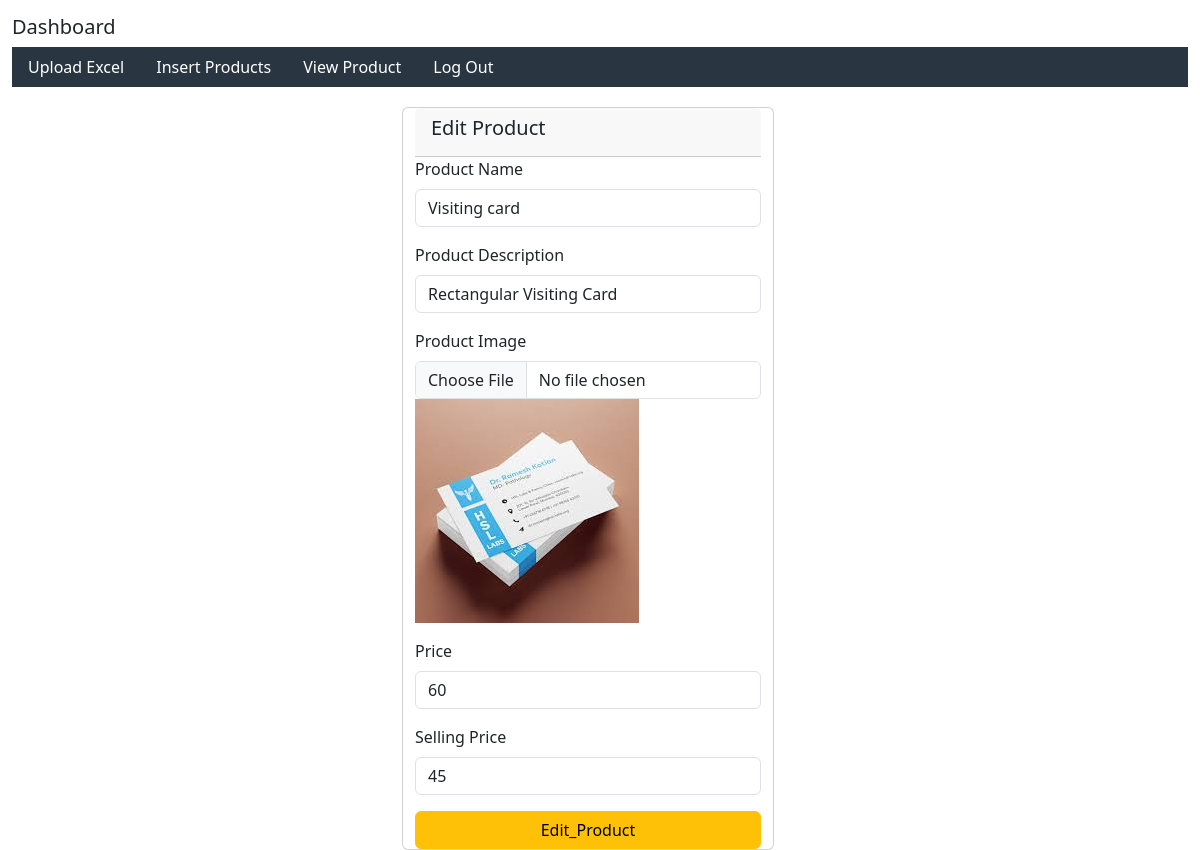
Page /admin/index.php?edit_product=2 on the committed database.
### tables this page shows
CREATE TABLE `products` (
  `product_id` int(255) NOT NULL,
  `product_name` varchar(255) NOT NULL,
  `description` varchar(255) NOT NULL,
  `product_keyword` varchar(255) NOT NULL,
  `category_id` int(11) NOT NULL,
  `brand_id` int(11) NOT NULL,
  `pimage1` varchar(255) NOT NULL,
  `pimage2` varchar(255) NOT NULL,
  `pimage3` varchar(255) NOT NULL,
  `price` int(255) NOT NULL,
  `selling_price` int(255) NOT NULL,
  `date` timestamp NOT NULL DEFAULT current_timestamp() ON UPDATE current_timestamp(),
  `status` int(255) NOT NULL
);

### admin/editproducts.php (the view, shortened to what this page needs)
<?php
   if (isset($_GET['edit_product'])) {
     $edit_id= $_GET['edit_product'];
     $get_product_details = "select * from products where product_id= $edit_id" ;
     $result_select1 = mysqli_query($con,$get_product_details);
     $row1 = mysqli_fetch_assoc( $result_select1);
     $product_name= $row1['product_name'];
     $description = $row1['description'];
     $product_image = $row1['pimage1'];
     $price = $row1['price'];
     $selling_price = $row1['selling_price'];
   }
?>
<div class="row">
<form action="" method="post" enctype="multipart/form-data">
       <div class="row" style="margin-top:20px;">
       <div class="col-md-4">  </div>
            <div class="col-md-4 card">
			 <div class="card-header"><h1 style="font-size:20px;">Edit Product</h1></div>
            <div class="form-outline mb-3">
            <label for="user_name" class="form-label">Product Name</label>
            <input type="text" class="form-control" name="product_name" id="product_name" value="<?php echo $product_name?>"
             placeholder="User name" autocomplete="off" required="required">
        </div>
        <div class="form-outline mb-3">
            <label for="user_name" class="form-label">Product Description</label>
            <input type="text" class="form-control" name="description" id="description" value="<?php echo $description?>"
             placeholder="User name" autocomplete="off" required="required">
        </div>
        <div class="form-outline mb-3">
        <label for="formFile" class="form-label">Product Image</label>
        <input type="file" class="form-control" name="product_image" id="product_image"
             >
             <img src='./product_images/<?php echo  $product_image?>' alt='' class='userimage'>
        </div>
        <div class="form-outline mb-3">
            <label for="Address" class="form-label">Price</label>
            <input type="text" class="form-control" name="price" id="price"  value="<?php echo $price?>"
             placeholder="Enter Address" autocomplete="off" required="required">
        </div>
        <div class="form-outline mb-3">
            <label for="Email" class="form-label">Selling Price</label>
            <input type="text" class="form-control" name="selling_price" id="selling_price"  value="<?php echo $selling_price?>"
             placeholder="User Email" autocomplete="off" required="required">
        </div>
        <input type="submit" class="btn btn-warning" name="Edit_Product" value="Edit_Product"  style="float: right;">
        </div>
        <div class="col-md-4">  </div>
        </div>
    </form>
</div>

### admin/index.php (style rules this page uses)
h1 { font-size: 15px; }

### rows in the picture
products: product_name "Visiting card", description "Rectangular Visiting Card", pimage1 (picture), price "60", selling_price "45"
